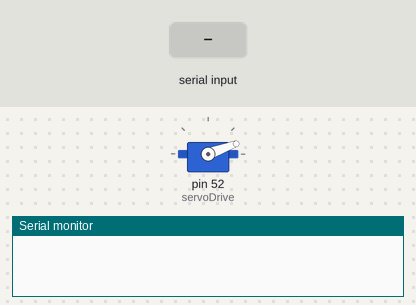
The sketch below on a simulated Arduino Mega 2560, built with avr-gcc and run on an emulated ATmega2560. Shown: servo, the last lines printed to the serial monitor. Inputs (shaded band) come from the test bench.

Above: at 8.1 s.
At 21.4 s:
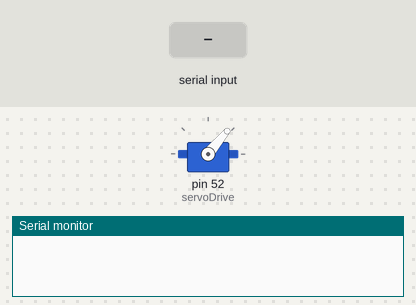
21.5 s: "|" received over Serial
At 24.4 s:
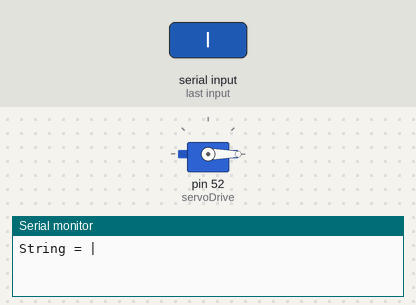
Timing chart, 0 to 29.5 s (numbered marks = the images above; inputs shaded):
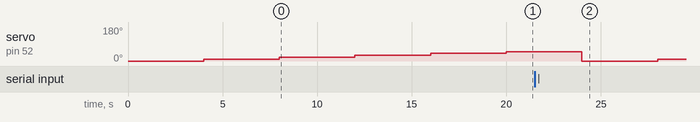

The sketch:

carburator.ino
```cpp
/* Params
 *  initMinDeg: [munber]|  - уставливает начальный угол ( полностью открытая заслонка)
 *  initMaxDeg: [munber]|  - уставливает конечный угол ( полностью закрытая заслонка)
 *  run|                   - запускает выполнение программы с новыми настройками
 *  initMinDeg: 0 | initMaxDeg: 30 | - изменеие срезу нескольктх параметров
 *  После изенеий истанвливется на тот угол который был уставлен.
 */

#include <Servo.h>                    // Библилтека работы с серво приводом
Servo servoDrive;

String serialString;
char serialChar;

boolean setupServo = true;            // режин настройки привода
float minServoDeg = 0;
float maxServoDeg = 55;
char buffer;

void setup() {
  Serial.begin(9600);
//  servoDrive.attach(52);              // init pin where conncted servo
  servoDrive.write(minServoDeg);
}

void loop(){
  int count;

  while (Serial.available()) {
    char serialChar = Serial.read();
    serialString += serialChar;
    if (serialChar == '|') {
      Serial.print("String = ");
      Serial.println(serialString);
      serialString = serialString.substring(0, serialString.length()-1);
      if(serialString.indexOf("initMinDeg:") > -1) {
        // можно изменить начальный угол поворота
        String startDeg = serialString.substring(serialString.indexOf('initMinDeg:') + 1);
        initServoAngle(startDeg, true);
      } else if(serialString.indexOf("initMaxDeg:") > -1) {
        // изменяем конечный угол поворота
        String startDeg = serialString.substring(serialString.indexOf('initMaxDeg:') + 1);
        initServoAngle(startDeg, false);
      } else if(serialString.indexOf('show') > -1) {
         Serial.print("max: " + String(maxServoDeg));
         Serial.println("min: " + String(minServoDeg));
      }
      serialString = "";
    }
  }

//    test move valve
  for (int i = minServoDeg; i <= maxServoDeg; i+= 10){
    servoDrive.attach(52);
    servoDrive.write(i);
    delay(2000);
    servoDrive.detach();
    delay(2000);
  }


}

void moveValve(){

}

void initServoAngle(String value, boolean type) { // true - min, false - max
  float deg = value.toFloat();
  if(type){
    minServoDeg = deg;
    Serial.println("Set min deg = " + String(minServoDeg) + "deg");
  } else {
    maxServoDeg = deg;
    Serial.println("Set max deg = " + String(maxServoDeg) + "deg");
  }
}
```
